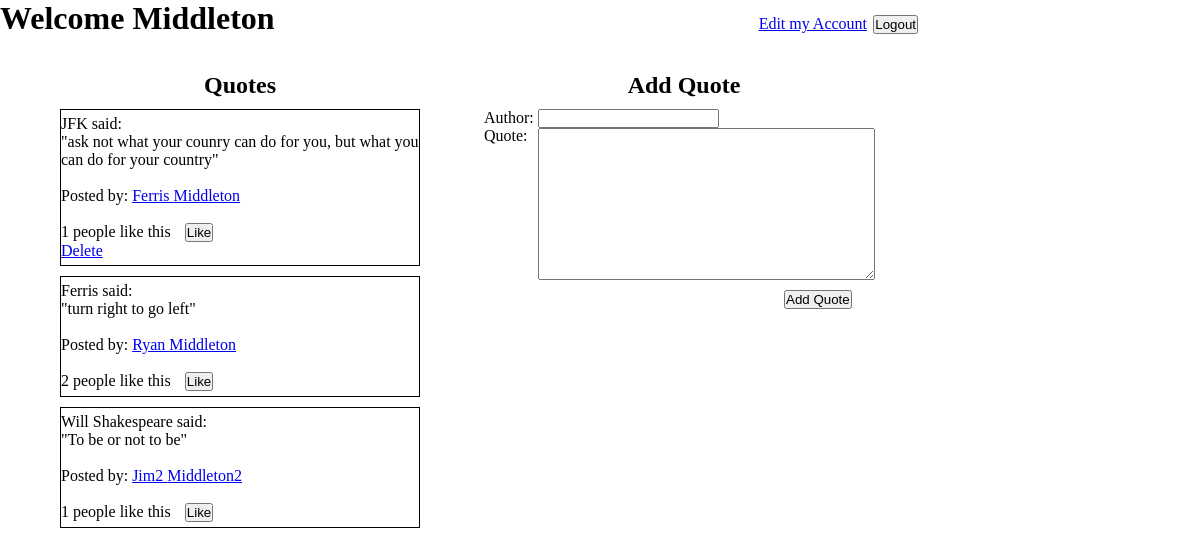
The page /quotes (signed in) on the database its author committed.
### quotes_app/models.py (models this page shows)
class Quote(models.Model):
    content = models.TextField()
    quoted_by = models.CharField(max_length=255)
    posted_by = models.ForeignKey(User, related_name="quotes_posted", on_delete = models.CASCADE)
    created_at = models.DateTimeField(auto_now_add=True)
    updated_at = models.DateTimeField(auto_now=True)
    objects = QuoteManager()

class User(models.Model):
    first_name = models.CharField(max_length=255)
    last_name = models.CharField(max_length=255)
    email = models.CharField(max_length=255)
    password = models.CharField(max_length=255)
    created_at = models.DateTimeField(auto_now_add=True)
    updated_at = models.DateTimeField(auto_now=True)
    objects = UserManager()

### quotes_app/views.py (the view)
# urls.py: path('quotes', views.displayQuotes),
def displayQuotes (request):
    context = {
        'all_quotes':Quote.objects.all().order_by("-created_at"),
        'user':User.objects.get(id=request.session['user_id'])
    }
    return render(request, "quotes_list.html", context)

### quotes_app/templates/quotes_list.html (shortened to what this page needs)
<!DOCTYPE html>
<html lang="en">
<head>
    {% load static %}
    <link rel="stylesheet" href="{% static 'css/styles.css' %}">
</head>
<body>
    <div id="all_quotes_wrapper">
        <div id="header">
            <h1>Welcome {{request.session.user_name}}</h1>
            <a href="/edit_user" id="link1">Edit my Account</a>
            <form action="/logout">
            <input type="submit" id="link2" value="Logout">
            </form>
        </div>
        <div id="quotes_list">
            <h2>Quotes</h2>
            {% for quote in all_quotes %}
            <div id="quote_box">
            <p>{{quote.quoted_by}} said:</P>
            <p>"{{quote.content}}"</p>
            <br>
            <p>Posted by: <a href="user_page/{{quote.posted_by.id}}">{{quote.posted_by.first_name}} {{quote.posted_by.last_name}}</a></p>
            <br>
            <div id="like_box">{{quote.likes.count}} people like this
                <form action="add_like/{{quote.id}}" method="POST">
                    <input type="submit" value="Like">
                </form>
            </div>
                {% if request.session.user_id == quote.posted_by.id %}
                <a href="delete_quote/{{quote.id}}">Delete</a>
                {% endif %}
            </div>
            {% endfor %}
        </div>
        <div id="add_quote_container">
            <h2>Add Quote</h2>
            <form action="/add_quote" method ="post">
            <div class="labels">
                <p>Author:</p>
                <p>Quote:</p>
            </div>
            <div class="input">
                <p><input type="text" name="author_txt"></p>
                <textarea id="content_txt" name="content_txt" cols=40 rows=10></textarea>
            </div>
                <br>
                <input type="submit" value = "Add Quote">
            </form>
        </div>
    </div>
</body>
</html>

### quotes_app/static/css/styles.css (style rules this page uses)
* { margin:0px; padding:0px; }
#header * { display:inline-block; }
#header #link1 { margin-left:40%; }
#header #link2 { margin-left:5%; }
#all_quotes_wrapper #quotes_list, #add_quote_container { margin-top:15px; display:inline-block; vertical-align:top; }
#all_quotes_wrapper h2 { text-align:center; }
#quotes_list { margin-left:5%; width:30%; }
#quote_box { border:1px solid black; margin-top:10px; padding-top:5px; padding-bottom:5px; }
#like_box * { display:inline-block; }
#like_box input[type=submit] { margin-left:10px; }
#add_quote_container { width:400px; margin-left:5%; }
#add_quote_container h2 { margin-bottom:10px; }
#add_quote_container * { vertical-align:top; }
#add_quote_container .labels, .input { display:inline-block; }
#add_quote_container input[type=submit] { margin-top:10px; margin-left:300px; }
#user_info_list .labels, .input { vertical-align:top; display:inline-block; }

### rows shown on the page
Quote: quoted_by "JFK", content "ask not what your counry can do for you, but what you can do for your country", posted_by.first_name "Ferris", posted_by.last_name "Middleton", likes.count "1"
Quote: quoted_by "Ferris", content "turn right to go left", posted_by.first_name "Ryan", posted_by.last_name "Middleton", likes.count "2"
Quote: quoted_by "Will Shakespeare", content "To be or not to be", posted_by.first_name "Jim2", posted_by.last_name "Middleton2", likes.count "1"

### other values the page prints
{{ request.session.user_name }} "Middleton"
